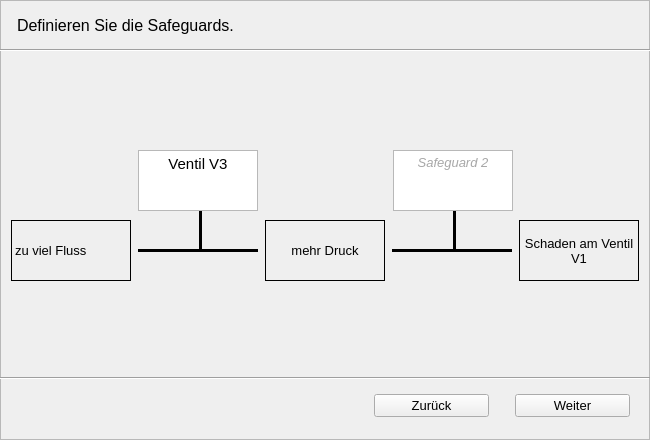
<?xml version="1.0" encoding="UTF-8"?>
<ui version="4.0">
 <class>wizard_4</class>
 <widget class="QWidget" name="wizard_4">
  <property name="geometry">
   <rect>
    <x>0</x>
    <y>0</y>
    <width>650</width>
    <height>440</height>
   </rect>
  </property>
  <property name="windowTitle">
   <string>Form</string>
  </property>
  <widget class="QFrame" name="frame_3">
   <property name="geometry">
    <rect>
     <x>0</x>
     <y>0</y>
     <width>650</width>
     <height>440</height>
    </rect>
   </property>
   <property name="font">
    <font>
     <pointsize>10</pointsize>
    </font>
   </property>
   <property name="frameShape">
    <enum>QFrame::StyledPanel</enum>
   </property>
   <property name="frameShadow">
    <enum>QFrame::Raised</enum>
   </property>
   <widget class="QWidget" name="horizontalLayoutWidget_2">
    <property name="geometry">
     <rect>
      <x>10</x>
      <y>220</y>
      <width>631</width>
      <height>61</height>
     </rect>
    </property>
    <layout class="QHBoxLayout" name="horizontalLayout">
     <item>
      <widget class="QLabel" name="label_7">
       <property name="sizePolicy">
        <sizepolicy hsizetype="Minimum" vsizetype="Preferred">
         <horstretch>0</horstretch>
         <verstretch>0</verstretch>
        </sizepolicy>
       </property>
       <property name="maximumSize">
        <size>
         <width>120</width>
         <height>16777215</height>
        </size>
       </property>
       <property name="frameShape">
        <enum>QFrame::Panel</enum>
       </property>
       <property name="text">
        <string>zu viel Fluss</string>
       </property>
       <property name="alignment">
        <set>Qt::AlignLeading|Qt::AlignLeft|Qt::AlignVCenter</set>
       </property>
      </widget>
     </item>
     <item>
      <widget class="Line" name="line">
       <property name="maximumSize">
        <size>
         <width>120</width>
         <height>16777215</height>
        </size>
       </property>
       <property name="frameShadow">
        <enum>QFrame::Plain</enum>
       </property>
       <property name="lineWidth">
        <number>3</number>
       </property>
       <property name="orientation">
        <enum>Qt::Horizontal</enum>
       </property>
      </widget>
     </item>
     <item>
      <widget class="QLabel" name="label_6">
       <property name="maximumSize">
        <size>
         <width>120</width>
         <height>16777215</height>
        </size>
       </property>
       <property name="frameShape">
        <enum>QFrame::Box</enum>
       </property>
       <property name="frameShadow">
        <enum>QFrame::Plain</enum>
       </property>
       <property name="text">
        <string>mehr Druck</string>
       </property>
       <property name="alignment">
        <set>Qt::AlignCenter</set>
       </property>
      </widget>
     </item>
     <item>
      <widget class="Line" name="line_2">
       <property name="maximumSize">
        <size>
         <width>120</width>
         <height>16777215</height>
        </size>
       </property>
       <property name="frameShadow">
        <enum>QFrame::Plain</enum>
       </property>
       <property name="lineWidth">
        <number>3</number>
       </property>
       <property name="orientation">
        <enum>Qt::Horizontal</enum>
       </property>
      </widget>
     </item>
     <item>
      <widget class="QLabel" name="label_8">
       <property name="sizePolicy">
        <sizepolicy hsizetype="Minimum" vsizetype="Preferred">
         <horstretch>0</horstretch>
         <verstretch>0</verstretch>
        </sizepolicy>
       </property>
       <property name="maximumSize">
        <size>
         <width>120</width>
         <height>16777215</height>
        </size>
       </property>
       <property name="font">
        <font>
         <pointsize>10</pointsize>
         <weight>50</weight>
         <italic>false</italic>
         <bold>false</bold>
         <underline>false</underline>
         <strikeout>false</strikeout>
         <kerning>true</kerning>
        </font>
       </property>
       <property name="frameShape">
        <enum>QFrame::Box</enum>
       </property>
       <property name="text">
        <string>Schaden am Ventil V1</string>
       </property>
       <property name="alignment">
        <set>Qt::AlignCenter</set>
       </property>
       <property name="wordWrap">
        <bool>true</bool>
       </property>
      </widget>
     </item>
    </layout>
   </widget>
   <widget class="QWidget" name="horizontalLayoutWidget_3">
    <property name="geometry">
     <rect>
      <x>10</x>
      <y>150</y>
      <width>631</width>
      <height>61</height>
     </rect>
    </property>
    <layout class="QHBoxLayout" name="horizontalLayout_3">
     <item>
      <spacer name="horizontalSpacer">
       <property name="orientation">
        <enum>Qt::Horizontal</enum>
       </property>
       <property name="sizeHint" stdset="0">
        <size>
         <width>120</width>
         <height>71</height>
        </size>
       </property>
      </spacer>
     </item>
     <item>
      <widget class="QTextEdit" name="sg1textEdit">
       <property name="sizePolicy">
        <sizepolicy hsizetype="Expanding" vsizetype="Fixed">
         <horstretch>0</horstretch>
         <verstretch>0</verstretch>
        </sizepolicy>
       </property>
       <property name="maximumSize">
        <size>
         <width>120</width>
         <height>120</height>
        </size>
       </property>
       <property name="layoutDirection">
        <enum>Qt::RightToLeft</enum>
       </property>
       <property name="inputMethodHints">
        <set>Qt::ImhMultiLine|Qt::ImhPreferUppercase</set>
       </property>
       <property name="verticalScrollBarPolicy">
        <enum>Qt::ScrollBarAlwaysOff</enum>
       </property>
       <property name="horizontalScrollBarPolicy">
        <enum>Qt::ScrollBarAlwaysOff</enum>
       </property>
       <property name="html">
        <string>&lt;!DOCTYPE HTML PUBLIC &quot;-//W3C//DTD HTML 4.0//EN&quot; &quot;http://www.w3.org/TR/REC-html40/strict.dtd&quot;&gt;
&lt;html&gt;&lt;head&gt;&lt;meta name=&quot;qrichtext&quot; content=&quot;1&quot; /&gt;&lt;style type=&quot;text/css&quot;&gt;
p, li { white-space: pre-wrap; }
&lt;/style&gt;&lt;/head&gt;&lt;body style=&quot; font-family:'MS Shell Dlg 2'; font-size:10pt; font-weight:400; font-style:normal;&quot;&gt;
&lt;p align=&quot;center&quot; style=&quot; margin-top:12px; margin-bottom:12px; margin-left:0px; margin-right:0px; -qt-block-indent:0; text-indent:0px;&quot;&gt;&lt;span style=&quot; font-family:'MS Shell Dlg 2'; font-size:11pt;&quot;&gt;Ventil V3&lt;/span&gt;&lt;/p&gt;
&lt;p align=&quot;center&quot; style=&quot; margin-top:12px; margin-bottom:12px; margin-left:0px; margin-right:0px; -qt-block-indent:0; text-indent:0px;&quot;&gt;&lt;span style=&quot; font-family:'MS Shell Dlg 2'; font-size:11pt;&quot;&gt;&lt;br /&gt;&lt;/span&gt;&lt;/p&gt;&lt;/body&gt;&lt;/html&gt;</string>
       </property>
      </widget>
     </item>
     <item>
      <spacer name="verticalSpacer_2">
       <property name="orientation">
        <enum>Qt::Horizontal</enum>
       </property>
       <property name="sizeHint" stdset="0">
        <size>
         <width>40</width>
         <height>30</height>
        </size>
       </property>
      </spacer>
     </item>
     <item>
      <widget class="QTextEdit" name="sg2textEdit">
       <property name="sizePolicy">
        <sizepolicy hsizetype="Expanding" vsizetype="Fixed">
         <horstretch>0</horstretch>
         <verstretch>0</verstretch>
        </sizepolicy>
       </property>
       <property name="maximumSize">
        <size>
         <width>120</width>
         <height>120</height>
        </size>
       </property>
       <property name="html">
        <string>&lt;!DOCTYPE HTML PUBLIC &quot;-//W3C//DTD HTML 4.0//EN&quot; &quot;http://www.w3.org/TR/REC-html40/strict.dtd&quot;&gt;
&lt;html&gt;&lt;head&gt;&lt;meta name=&quot;qrichtext&quot; content=&quot;1&quot; /&gt;&lt;style type=&quot;text/css&quot;&gt;
p, li { white-space: pre-wrap; }
&lt;/style&gt;&lt;/head&gt;&lt;body style=&quot; font-family:'MS Shell Dlg 2'; font-size:10pt; font-weight:400; font-style:normal;&quot;&gt;
&lt;p align=&quot;center&quot; style=&quot; margin-top:12px; margin-bottom:12px; margin-left:0px; margin-right:0px; -qt-block-indent:0; text-indent:0px;&quot;&gt;&lt;span style=&quot; font-family:'MS Shell Dlg 2'; font-style:italic; color:#a7a7a7;&quot;&gt;Safeguard 2&lt;/span&gt;&lt;/p&gt;&lt;/body&gt;&lt;/html&gt;</string>
       </property>
      </widget>
     </item>
     <item>
      <spacer name="verticalSpacer_3">
       <property name="orientation">
        <enum>Qt::Horizontal</enum>
       </property>
       <property name="sizeHint" stdset="0">
        <size>
         <width>40</width>
         <height>30</height>
        </size>
       </property>
      </spacer>
     </item>
    </layout>
   </widget>
   <widget class="Line" name="line_3">
    <property name="geometry">
     <rect>
      <x>190</x>
      <y>190</y>
      <width>20</width>
      <height>61</height>
     </rect>
    </property>
    <property name="font">
     <font>
      <weight>75</weight>
      <bold>true</bold>
     </font>
    </property>
    <property name="frameShadow">
     <enum>QFrame::Plain</enum>
    </property>
    <property name="lineWidth">
     <number>3</number>
    </property>
    <property name="orientation">
     <enum>Qt::Vertical</enum>
    </property>
   </widget>
   <widget class="Line" name="line_4">
    <property name="geometry">
     <rect>
      <x>446</x>
      <y>180</y>
      <width>16</width>
      <height>71</height>
     </rect>
    </property>
    <property name="font">
     <font>
      <weight>75</weight>
      <bold>true</bold>
     </font>
    </property>
    <property name="frameShadow">
     <enum>QFrame::Plain</enum>
    </property>
    <property name="lineWidth">
     <number>3</number>
    </property>
    <property name="orientation">
     <enum>Qt::Vertical</enum>
    </property>
   </widget>
   <widget class="Line" name="line_5">
    <property name="geometry">
     <rect>
      <x>0</x>
      <y>370</y>
      <width>650</width>
      <height>16</height>
     </rect>
    </property>
    <property name="orientation">
     <enum>Qt::Horizontal</enum>
    </property>
   </widget>
   <widget class="QLabel" name="labelUberschrift">
    <property name="geometry">
     <rect>
      <x>17</x>
      <y>10</y>
      <width>630</width>
      <height>31</height>
     </rect>
    </property>
    <property name="font">
     <font>
      <pointsize>12</pointsize>
     </font>
    </property>
    <property name="text">
     <string>Definieren Sie die Safeguards.</string>
    </property>
   </widget>
   <widget class="Line" name="line_6">
    <property name="geometry">
     <rect>
      <x>-130</x>
      <y>40</y>
      <width>871</width>
      <height>20</height>
     </rect>
    </property>
    <property name="orientation">
     <enum>Qt::Horizontal</enum>
    </property>
   </widget>
   <widget class="QWidget" name="horizontalLayoutWidget_4">
    <property name="geometry">
     <rect>
      <x>-1</x>
      <y>375</y>
      <width>651</width>
      <height>61</height>
     </rect>
    </property>
    <layout class="QHBoxLayout" name="horizontalLayout_2">
     <item>
      <spacer name="horizontalSpacer_2">
       <property name="orientation">
        <enum>Qt::Horizontal</enum>
       </property>
       <property name="sizeHint" stdset="0">
        <size>
         <width>40</width>
         <height>20</height>
        </size>
       </property>
      </spacer>
     </item>
     <item>
      <widget class="QPushButton" name="zuruckButton">
       <property name="enabled">
        <bool>true</bool>
       </property>
       <property name="minimumSize">
        <size>
         <width>115</width>
         <height>0</height>
        </size>
       </property>
       <property name="text">
        <string>Zurück</string>
       </property>
       <property name="checkable">
        <bool>false</bool>
       </property>
      </widget>
     </item>
     <item>
      <spacer name="verticalSpacer">
       <property name="orientation">
        <enum>Qt::Vertical</enum>
       </property>
       <property name="sizeType">
        <enum>QSizePolicy::Fixed</enum>
       </property>
       <property name="sizeHint" stdset="0">
        <size>
         <width>20</width>
         <height>40</height>
        </size>
       </property>
      </spacer>
     </item>
     <item>
      <widget class="QPushButton" name="weiterButton">
       <property name="minimumSize">
        <size>
         <width>115</width>
         <height>0</height>
        </size>
       </property>
       <property name="text">
        <string>Weiter</string>
       </property>
      </widget>
     </item>
     <item>
      <spacer name="verticalSpacer_4">
       <property name="orientation">
        <enum>Qt::Vertical</enum>
       </property>
       <property name="sizeType">
        <enum>QSizePolicy::Fixed</enum>
       </property>
       <property name="sizeHint" stdset="0">
        <size>
         <width>20</width>
         <height>40</height>
        </size>
       </property>
      </spacer>
     </item>
    </layout>
   </widget>
   <zorder>line_3</zorder>
   <zorder>line_4</zorder>
   <zorder>horizontalLayoutWidget_2</zorder>
   <zorder>horizontalLayoutWidget_3</zorder>
   <zorder>line_5</zorder>
   <zorder>labelUberschrift</zorder>
   <zorder>line_6</zorder>
   <zorder>horizontalLayoutWidget_4</zorder>
  </widget>
 </widget>
 <resources/>
 <connections/>
</ui>
